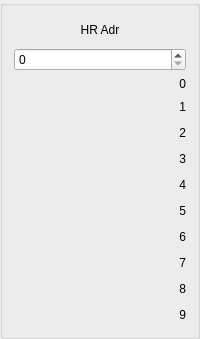
       <widget class="QGroupBox" name="verticalGroupBox_AdrHR">
        <property name="sizePolicy">
         <sizepolicy hsizetype="Fixed" vsizetype="Preferred">
          <horstretch>0</horstretch>
          <verstretch>0</verstretch>
         </sizepolicy>
        </property>
        <property name="maximumSize">
         <size>
          <width>16777215</width>
          <height>16777215</height>
         </size>
        </property>
        <layout class="QVBoxLayout" name="verticalLayout_6">
         <item>
          <widget class="QLabel" name="AddressHR">
           <property name="minimumSize">
            <size>
             <width>0</width>
             <height>25</height>
            </size>
           </property>
           <property name="text">
            <string>HR Adr</string>
           </property>
           <property name="alignment">
            <set>Qt::AlignCenter</set>
           </property>
          </widget>
         </item>
         <item>
          <widget class="QSpinBox" name="spinBox_HR_startAddress">
           <property name="sizePolicy">
            <sizepolicy hsizetype="Preferred" vsizetype="Fixed">
             <horstretch>0</horstretch>
             <verstretch>0</verstretch>
            </sizepolicy>
           </property>
           <property name="minimumSize">
            <size>
             <width>0</width>
             <height>20</height>
            </size>
           </property>
           <property name="maximum">
            <number>8191</number>
           </property>
          </widget>
         </item>
         <item>
          <widget class="QLabel" name="label_HR_0">
           <property name="text">
            <string>0</string>
           </property>
           <property name="alignment">
            <set>Qt::AlignRight|Qt::AlignTrailing|Qt::AlignVCenter</set>
           </property>
          </widget>
         </item>
         <item>
          <widget class="QLabel" name="label_HR_1">
           <property name="minimumSize">
            <size>
             <width>0</width>
             <height>20</height>
            </size>
           </property>
           <property name="text">
            <string>1</string>
           </property>
           <property name="alignment">
            <set>Qt::AlignRight|Qt::AlignTrailing|Qt::AlignVCenter</set>
           </property>
          </widget>
         </item>
         <item>
          <widget class="QLabel" name="label_HR_2">
           <property name="minimumSize">
            <size>
             <width>0</width>
             <height>20</height>
            </size>
           </property>
           <property name="text">
            <string>2</string>
           </property>
           <property name="alignment">
            <set>Qt::AlignRight|Qt::AlignTrailing|Qt::AlignVCenter</set>
           </property>
          </widget>
         </item>
         <item>
          <widget class="QLabel" name="label_HR_3">
           <property name="minimumSize">
            <size>
             <width>0</width>
             <height>20</height>
            </size>
           </property>
           <property name="text">
            <string>3</string>
           </property>
           <property name="alignment">
            <set>Qt::AlignRight|Qt::AlignTrailing|Qt::AlignVCenter</set>
           </property>
          </widget>
         </item>
         <item>
          <widget class="QLabel" name="label_HR_4">
           <property name="minimumSize">
            <size>
             <width>0</width>
             <height>20</height>
            </size>
           </property>
           <property name="text">
            <string>4</string>
           </property>
           <property name="alignment">
            <set>Qt::AlignRight|Qt::AlignTrailing|Qt::AlignVCenter</set>
           </property>
          </widget>
         </item>
         <item>
          <widget class="QLabel" name="label_HR_5">
           <property name="minimumSize">
            <size>
             <width>0</width>
             <height>20</height>
            </size>
           </property>
           <property name="text">
            <string>5</string>
           </property>
           <property name="alignment">
            <set>Qt::AlignRight|Qt::AlignTrailing|Qt::AlignVCenter</set>
           </property>
          </widget>
         </item>
         <item>
          <widget class="QLabel" name="label_HR_6">
           <property name="minimumSize">
            <size>
             <width>0</width>
             <height>20</height>
            </size>
           </property>
           <property name="text">
            <string>6</string>
           </property>
           <property name="alignment">
            <set>Qt::AlignRight|Qt::AlignTrailing|Qt::AlignVCenter</set>
           </property>
          </widget>
         </item>
         <item>
          <widget class="QLabel" name="label_HR_7">
           <property name="minimumSize">
            <size>
             <width>0</width>
             <height>20</height>
            </size>
           </property>
           <property name="text">
            <string>7</string>
           </property>
           <property name="alignment">
            <set>Qt::AlignRight|Qt::AlignTrailing|Qt::AlignVCenter</set>
           </property>
          </widget>
         </item>
         <item>
          <widget class="QLabel" name="label_HR_8">
           <property name="minimumSize">
            <size>
             <width>0</width>
             <height>20</height>
            </size>
           </property>
           <property name="text">
            <string>8</string>
           </property>
           <property name="alignment">
            <set>Qt::AlignRight|Qt::AlignTrailing|Qt::AlignVCenter</set>
           </property>
          </widget>
         </item>
         <item>
          <widget class="QLabel" name="label_HR_9">
           <property name="minimumSize">
            <size>
             <width>0</width>
             <height>20</height>
            </size>
           </property>
           <property name="text">
            <string>9</string>
           </property>
           <property name="alignment">
            <set>Qt::AlignRight|Qt::AlignTrailing|Qt::AlignVCenter</set>
           </property>
          </widget>
         </item>
        </layout>
       </widget>
